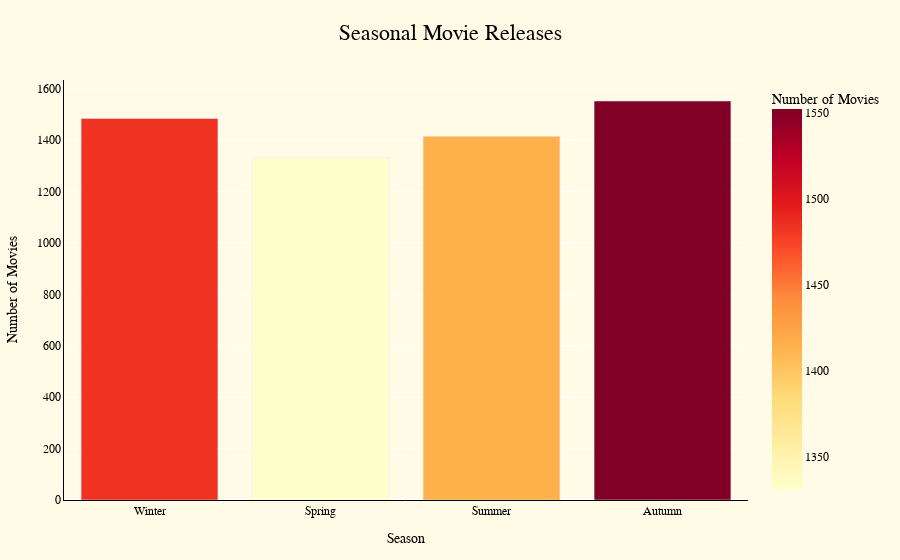

Source (notebook cell):
### Code cell
# Map months to seasons
def assign_season(month):
    if month in [12, 1, 2]:
        return 'Winter'
    elif month in [3, 4, 5]:
        return 'Spring'
    elif month in [6, 7, 8]:
        return 'Summer'
    else:
        return 'Autumn'

# Assign season
budget_df['season'] = budget_df['release_month'].apply(assign_season)

# Group and count
seasonal_releases = (
    budget_df['season']
    .value_counts()
    .reindex(['Winter', 'Spring', 'Summer', 'Autumn'])
    .reset_index()
)
seasonal_releases.columns = ['season', 'movie_count']

# Print distribution
print("Movie Releases by Season:\n")
print(seasonal_releases.to_string(index=False))

# Plot
fig = px.bar(
    data_frame = seasonal_releases,
    x = 'season',
    y = 'movie_count',
    color = 'movie_count',
    color_continuous_scale = 'YlOrRd',
    title = 'Seasonal Movie Releases',
    labels = {'season': 'Season', 'movie_count': 'Number of Movies'}
)

fig.update_layout(
    title = dict(
        text = 'Seasonal Movie Releases',
        x = 0.5,
        xanchor = 'center',
        font = dict(size = 22, family = 'Comic Sans MS', color = 'black')
    ),

    xaxis = dict(
        title = dict(text = 'Season', font = dict(size = 14)),
        showline = True,
        linecolor = 'black'
    ),

    yaxis = dict(
        title = dict(text = 'Number of Movies', font = dict(size = 14)),
        showline = True,
        linecolor = 'black'
    ),

    font = dict(family = 'Comic Sans MS', color = 'black'),
    plot_bgcolor = '#fffbe6',
    paper_bgcolor = '#fffbe6',
    margin = dict(l = 60, r = 40, t = 80, b = 60),
    hovermode = 'x unified'
)

fig.show()

### Figure 1 — Plotly figure (JSON) as saved in the notebook; plotly's stock layout.template omitted (floating-point values rounded to 4 significant figures)
{"data": [{"hovertemplate": "Season=%{x}<br>Number of Movies=%{marker.color}<extra></extra>", "legendgroup": "", "marker": {"color": [1484, 1331, 1415, 1552], "coloraxis": "coloraxis", "pattern": {"shape": ""}}, "name": "", "orientation": "v", "showlegend": false, "textposition": "auto", "type": "bar", "x": ["Winter", "Spring", "Summer", "Autumn"], "xaxis": "x", "y": [1484, 1331, 1415, 1552], "yaxis": "y"}], "layout": {"barmode": "relative", "coloraxis": {"colorbar": {"title": {"text": "Number of Movies"}}, "colorscale": [[0, "rgb(255,255,204)"], [0.125, "rgb(255,237,160)"], [0.25, "rgb(254,217,118)"], [0.375, "rgb(254,178,76)"], [0.5, "rgb(253,141,60)"], [0.625, "rgb(252,78,42)"], [0.75, "rgb(227,26,28)"], [0.875, "rgb(189,0,38)"], [1, "rgb(128,0,38)"]]}, "font": {"color": "black", "family": "Comic Sans MS"}, "hovermode": "x unified", "legend": {"tracegroupgap": 0}, "margin": {"b": 60, "l": 60, "r": 40, "t": 80}, "paper_bgcolor": "#fffbe6", "plot_bgcolor": "#fffbe6", "title": {"font": {"color": "black", "family": "Comic Sans MS", "size": 22}, "text": "Seasonal Movie Releases", "x": 0.5, "xanchor": "center"}, "xaxis": {"anchor": "y", "domain": [0, 1], "linecolor": "black", "showline": true, "title": {"font": {"size": 14}, "text": "Season"}}, "yaxis": {"anchor": "x", "domain": [0, 1], "linecolor": "black", "showline": true, "title": {"font": {"size": 14}, "text": "Number of Movies"}}}}
